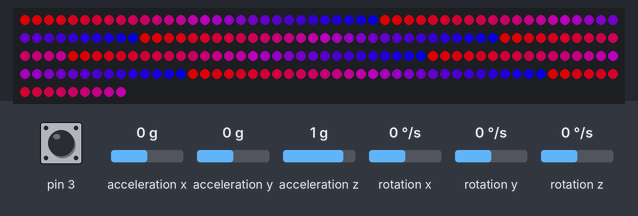
A sketch run on a simulated Arduino Leonardo, built with avr-gcc and run on an emulated ATmega32U4. Shown: 209 RGB LEDs in strip order, left to right, continuing on the next row. The inputs (shaded band) are chosen by the test bench; at power-on: acceleration x 0 g, acceleration y 0 g, acceleration z 1 g, rotation z 0 °/s, pin 3 HIGH, rotation x 0 °/s, rotation y 0 °/s. Dim RGB values are drawn brighter than linear; the sensor or clock chip raises its interrupt line as the real part does; what the sketch prints to the serial monitor is not drawn.

Above: at 2.7 s.
2.8 s: acceleration x set to -1.4 g
4.3 s: acceleration y set to -1.4 g
5.8 s: acceleration z set to -1.4 g
7.3 s: rotation z set to -192 °/s
8.8 s: pin 3 pulled LOW for 0.15 s
10.4 s: pin 3 pulled LOW for 0.15 s
Timing chart, 0 to 13.0 s (numbered marks = the images above; inputs shaded):
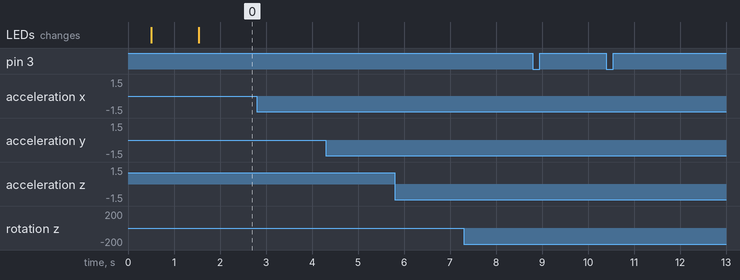

Measured:
- after the input at 2.8 s, every drawn part: stays the same
- after the input at 4.3 s, every drawn part: stays the same
- after the input at 5.8 s, every drawn part: stays the same
- after the input at 7.3 s, every drawn part: stays the same
- after the input at 8.8 s, every drawn part: stays the same
- after the input at 10.4 s, every drawn part: stays the same

The sketch:

IMUCode_Neopixel.ino
```cpp
// I2C device class (I2Cdev) demonstration Arduino sketch for MPU6050 class using DMP (MotionApps v2.0)
// 6/21/2012 by Jeff Rowberg <jeff@rowberg.net>
// Updates should (hopefully) always be available at https://github.com/jrowberg/i2cdevlib
//
// Changelog:
//      2013-05-08 - added seamless Fastwire support
//                 - added note about gyro calibration
//      2012-06-21 - added note about Arduino 1.0.1 + Leonardo compatibility error
//      2012-06-20 - improved FIFO overflow handling and simplified read process
//      2012-06-19 - completely rearranged DMP initialization code and simplification
//      2012-06-13 - pull gyro and accel data from FIFO packet instead of reading directly
//      2012-06-09 - fix broken FIFO read sequence and change interrupt detection to RISING
//      2012-06-05 - add gravity-compensated initial reference frame acceleration output
//                 - add 3D math helper file to DMP6 example sketch
//                 - add Euler output and Yaw/Pitch/Roll output formats
//      2012-06-04 - remove accel offset clearing for better results (thanks Sungon Lee)
//      2012-06-01 - fixed gyro sensitivity to be 2000 deg/sec instead of 250
//      2012-05-30 - basic DMP initialization working

/* ============================================
 I2Cdev device library code is placed under the MIT license
 Copyright (c) 2012 Jeff Rowberg

 Permission is hereby granted, free of charge, to any person obtaining a copy
 of this software and associated documentation files (the "Software"), to deal
 in the Software without restriction, including without limitation the rights
 to use, copy, modify, merge, publish, distribute, sublicense, and/or sell
 copies of the Software, and to permit persons to whom the Software is
 furnished to do so, subject to the following conditions:

 The above copyright notice and this permission notice shall be included in
 all copies or substantial portions of the Software.

 THE SOFTWARE IS PROVIDED "AS IS", WITHOUT WARRANTY OF ANY KIND, EXPRESS OR
 IMPLIED, INCLUDING BUT NOT LIMITED TO THE WARRANTIES OF MERCHANTABILITY,
 FITNESS FOR A PARTICULAR PURPOSE AND NONINFRINGEMENT. IN NO EVENT SHALL THE
 AUTHORS OR COPYRIGHT HOLDERS BE LIABLE FOR ANY CLAIM, DAMAGES OR OTHER
 LIABILITY, WHETHER IN AN ACTION OF CONTRACT, TORT OR OTHERWISE, ARISING FROM,
 OUT OF OR IN CONNECTION WITH THE SOFTWARE OR THE USE OR OTHER DEALINGS IN
 THE SOFTWARE.
 ===============================================
 */

// I2Cdev and MPU6050 must be installed as libraries, or else the .cpp/.h files
// for both classes must be in the include path of your project
#include "I2Cdev.h"

#include "MPU6050_6Axis_MotionApps20.h"
//#include "MPU6050.h" // not necessary if using MotionApps include file

// Arduino Wire library is required if I2Cdev I2CDEV_ARDUINO_WIRE implementation
// is used in I2Cdev.h
#if I2CDEV_IMPLEMENTATION == I2CDEV_ARDUINO_WIRE
#include "Wire.h"
#endif

// class default I2C address is 0x68
// specific I2C addresses may be passed as a parameter here
// AD0 low = 0x68 (default for SparkFun breakout and InvenSense evaluation board)
// AD0 high = 0x69
MPU6050 mpu;
//MPU6050 mpu(0x69); // <-- use for AD0 high

/* =========================================================================
 NOTE: In addition to connection 3.3v, GND, SDA, and SCL, this sketch
 depends on the MPU-6050's INT pin being connected to the Arduino's
 external interrupt #0 pin. On the Arduino Uno and Mega 2560, this is
 digital I/O pin 2.
 * ========================================================================= */

/* =========================================================================
 NOTE: Arduino v1.0.1 with the Leonardo board generates a compile error
 when using Serial.write(buf, len). The Teapot output uses this method.
 The solution requires a modification to the Arduino USBAPI.h file, which
 is fortunately simple, but annoying. This will be fixed in the next IDE
 release. For more info, see these links:

 http://arduino.cc/forum/index.php/topic,109987.0.html
 http://code.google.com/p/arduino/issues/detail?id=958
 * ========================================================================= */


// uncomment "OUTPUT_READABLE_QUATERNION" if you want to see the actual
// quaternion components in a [w, x, y, z] format (not best for parsing
// on a remote host such as Processing or something though)
#define OUTPUT_READABLE_QUATERNION

// uncomment "OUTPUT_READABLE_EULER" if you want to see Euler angles
// (in degrees) calculated from the quaternions coming from the FIFO.
// Note that Euler angles suffer from gimbal lock (for more info, see
// http://en.wikipedia.org/wiki/Gimbal_lock)
//#define OUTPUT_READABLE_EULER

// uncomment "OUTPUT_READABLE_YAWPITCHROLL" if you want to see the yaw/
// pitch/roll angles (in degrees) calculated from the quaternions coming
// from the FIFO. Note this also requires gravity vector calculations.
// Also note that yaw/pitch/roll angles suffer from gimbal lock (for
// more info, see: http://en.wikipedia.org/wiki/Gimbal_lock)
//#define OUTPUT_READABLE_YAWPITCHROLL

// uncomment "OUTPUT_READABLE_REALACCEL" if you want to see acceleration
// components with gravity removed. This acceleration reference frame is
// not compensated for orientation, so +X is always +X according to the
// sensor, just without the effects of gravity. If you want acceleration
// compensated for orientation, us OUTPUT_READABLE_WORLDACCEL instead.
//#define OUTPUT_READABLE_REALACCEL

// uncomment "OUTPUT_READABLE_WORLDACCEL" if you want to see acceleration
// components with gravity removed and adjusted for the world frame of
// reference (yaw is relative to initial orientation, since no magnetometer
// is present in this case). Could be quite handy in some cases.
//#define OUTPUT_READABLE_WORLDACCEL

// uncomment "OUTPUT_TEAPOT" if you want output that matches the
// format used for the InvenSense teapot demo
//#define OUTPUT_TEAPOT


#define LED_PIN 13 // (Arduino is 13, Teensy is 11, Teensy++ is 6)
bool blinkState = false;

// MPU control/status vars
bool dmpReady = false;  // set true if DMP init was successful
uint8_t mpuIntStatus;   // holds actual interrupt status byte from MPU
uint8_t devStatus;      // return status after each device operation (0 = success, !0 = error)
uint16_t packetSize;    // expected DMP packet size (default is 42 bytes)
uint16_t fifoCount;     // count of all bytes currently in FIFO
uint8_t fifoBuffer[64]; // FIFO storage buffer

// orientation/motion vars
Quaternion q;           // [w, x, y, z]         quaternion container
VectorInt16 aa;         // [x, y, z]            accel sensor measurements
VectorInt16 aaReal;     // [x, y, z]            gravity-free accel sensor measurements
VectorInt16 aaWorld;    // [x, y, z]            world-frame accel sensor measurements
VectorFloat gravity;    // [x, y, z]            gravity vector
float euler[3];         // [psi, theta, phi]    Euler angle container
float ypr[3];           // [yaw, pitch, roll]   yaw/pitch/roll container and gravity vector

#define UPDATE_LED_INTERVAL 1000
unsigned long lastUpdate = 0;


#include <Adafruit_NeoPixel.h>

#define NUMPIXELS  209
#define LED_PIN    6
Adafruit_NeoPixel pixels = Adafruit_NeoPixel(NUMPIXELS, LED_PIN, NEO_GRB + NEO_KHZ800);


// packet structure for InvenSense teapot demo
uint8_t teapotPacket[14] = {
  '$', 0x02, 0,0, 0,0, 0,0, 0,0, 0x00, 0x00, '\r', '\n' };


// ================================================================
// ===               INTERRUPT DETECTION ROUTINE                ===
// ================================================================

volatile bool mpuInterrupt = false;     // indicates whether MPU interrupt pin has gone high
void dmpDataReady() {
  mpuInterrupt = true;
}

unsigned long count = 0;


// ================================================================
// ===                      INITIAL SETUP                       ===
// ================================================================

void setup() {
  // join I2C bus (I2Cdev library doesn't do this automatically)
#if I2CDEV_IMPLEMENTATION == I2CDEV_ARDUINO_WIRE
  Wire.begin();
  TWBR = 24; // 400kHz I2C clock (200kHz if CPU is 8MHz)
#elif I2CDEV_IMPLEMENTATION == I2CDEV_BUILTIN_FASTWIRE
  Fastwire::setup(400, true);
#endif

  // initialize serial communication
  // (115200 chosen because it is required for Teapot Demo output, but it's
  // really up to you depending on your project)
  Serial.begin(115200);
  Serial1.begin(115200);
  //while (!Serial); // wait for Leonardo enumeration, others continue immediately

  // NOTE: 8MHz or slower host processors, like the Teensy @ 3.3v or Ardunio
  // Pro Mini running at 3.3v, cannot handle this baud rate reliably due to
  // the baud timing being too misaligned with processor ticks. You must use
  // 38400 or slower in these cases, or use some kind of external separate
  // crystal solution for the UART timer.


  // initialize device
  Serial.println(F("Initializing I2C devices..."));
  mpu.initialize();

  // verify connection
  Serial.println(F("Testing device connections..."));
  Serial.println(mpu.testConnection() ? F("MPU6050 connection successful") : F("MPU6050 connection failed"));

  // wait for ready
  Serial.println(F("\nSend any character to begin DMP programming and demo: "));
  //while (Serial.available() && Serial.read()); // empty buffer
  //while (!Serial.available());                 // wait for data
  //while (Serial.available() && Serial.read()); // empty buffer again

  // load and configure the DMP
  Serial.println(F("Initializing DMP..."));
  devStatus = mpu.dmpInitialize();

  // supply your own gyro offsets here, scaled for min sensitivity
  mpu.setXGyroOffset(220);
  mpu.setYGyroOffset(76);
  mpu.setZGyroOffset(-85);
  mpu.setZAccelOffset(1788); // 1688 factory default for my test chip

  // make sure it worked (returns 0 if so)
  if (devStatus == 0) {
    // turn on the DMP, now that it's ready
    Serial.println(F("Enabling DMP..."));
    mpu.setDMPEnabled(true);

    // enable Arduino interrupt detection
    Serial.println(F("Enabling interrupt detection (Arduino external interrupt 0)..."));
    attachInterrupt(0, dmpDataReady, RISING);
    mpuIntStatus = mpu.getIntStatus();

    // set our DMP Ready flag so the main loop() function knows it's okay to use it
    Serial.println(F("DMP ready! Waiting for first interrupt..."));
    dmpReady = true;

    // get expected DMP packet size for later comparison
    packetSize = mpu.dmpGetFIFOPacketSize();
  }
  else {
    // ERROR!
    // 1 = initial memory load failed
    // 2 = DMP configuration updates failed
    // (if it's going to break, usually the code will be 1)
    Serial.print(F("DMP Initialization failed (code "));
    Serial.print(devStatus);
    Serial.println(F(")"));
  }

  // configure LED for output
  pinMode(LED_PIN, OUTPUT);

  pixels.begin();


  delay(1000);
  for(int i=0; i<NUMPIXELS; i++) {
    pixels.setPixelColor(i, 0, 0, 0);
  }

  for(int i=0; i<104; i++) {
    pixels.setPixelColor(i, pixels.Color(150-5*(i%30), 0, 5*(i%30)));
  }

  for(int i=0; i<105; i++) {
    pixels.setPixelColor(i+104, pixels.Color(150-5*(i%30), 0, 5*(i%30)));
  }
  pixels.show();

}


// ================================================================
// ===                    MAIN PROGRAM LOOP                     ===
// ================================================================

void loop() {
  // if programming failed, don't try to do anything
  if (!dmpReady) return;

  // wait for MPU interrupt or extra packet(s) available
  if (++count %100 == 0) {
    pixels.show();
  }
  while (!mpuInterrupt && fifoCount < packetSize) {
    while (Serial1.available() > 0) {
      char c = Serial1.read(); // receive byte as a character
      //Serial.write(c);

      if (c == 'w' && Serial1.available() > 4) {
        byte n = Serial1.read();
        byte r = Serial1.read();
        byte g = Serial1.read();
        byte b = Serial1.read();
        pixels.setPixelColor(n, pixels.Color(r,g,b));
      }
      else if (c == 'a') {
        for (int i=0; i<209; i++) {
          unsigned long itters = 0;
          while (Serial1.available() < 3) if (itters++ > 1000000) break;
          byte r = Serial1.read();
          byte g = Serial1.read();
          byte b = Serial1.read();
          pixels.setPixelColor(i, pixels.Color(r,g,b));
          pixels.show();
        }
      }
      else if (c == 'u') {
        pixels.show();
      }
    }
  }

  // reset interrupt flag and get INT_STATUS byte
  mpuInterrupt = false;
  mpuIntStatus = mpu.getIntStatus();

  // get current FIFO count
  fifoCount = mpu.getFIFOCount();

  // check for overflow (this should never happen unless our code is too inefficient)
  if ((mpuIntStatus & 0x10) || fifoCount == 1024) {
    // reset so we can continue cleanly
    mpu.resetFIFO();
    Serial.println(F("FIFO overflow!"));

    // otherwise, check for DMP data ready interrupt (this should happen frequently)
  }
  else if (mpuIntStatus & 0x02) {
    // wait for correct available data length, should be a VERY short wait
    while (fifoCount < packetSize) fifoCount = mpu.getFIFOCount();

    // read a packet from FIFO
    mpu.getFIFOBytes(fifoBuffer, packetSize);

    // track FIFO count here in case there is > 1 packet available
    // (this lets us immediately read more without waiting for an interrupt)
    fifoCount -= packetSize;

    //    char val = Serial.read();
    //    if (val == 'r') {
    //      dataFile.close();
    //      dataFile = SD.open(fileName, FILE_READ);
    //      while (dataFile.available()) {
    //        Serial.write(dataFile.read());
    //        delayMicroseconds(5);
    //      }
    //      dataFile.close();
    //      dataFile = SD.open(fileName, O_CREAT | O_WRITE);
    //    }

#ifdef OUTPUT_READABLE_QUATERNION
    // display quaternion values in easy matrix form: w x y z
    mpu.dmpGetQuaternion(&q, fifoBuffer);
    Serial.print(millis());
    Serial.print(",");
    serialFloatPrint(q.w);
    Serial.print(",");
    serialFloatPrint(q.x);
    Serial.print(",");
    serialFloatPrint(q.y);
    Serial.print(",");
    serialFloatPrint(q.z);
    Serial.println(",");

    //Serial1.print(millis());
    //Serial1.print(",");
    serial1FloatPrint(q.w);
    Serial1.print(",");
    serial1FloatPrint(q.x);
    Serial1.print(",");
    serial1FloatPrint(q.y);
    Serial1.print(",");
    serial1FloatPrint(q.z);
    Serial1.println(",");

#endif

#ifdef OUTPUT_READABLE_EULER
    // display Euler angles in degrees
    mpu.dmpGetQuaternion(&q, fifoBuffer);
    mpu.dmpGetEuler(euler, &q);
    Serial.print("euler\t");
    Serial.print(euler[0] * 180/M_PI);
    Serial.print("\t");
    Serial.print(euler[1] * 180/M_PI);
    Serial.print("\t");
    Serial.println(euler[2] * 180/M_PI);
#endif

#ifdef OUTPUT_READABLE_YAWPITCHROLL
    // display Euler angles in degrees
    mpu.dmpGetQuaternion(&q, fifoBuffer);
    mpu.dmpGetGravity(&gravity, &q);
    mpu.dmpGetYawPitchRoll(ypr, &q, &gravity);
    Serial.print(millis());
    Serial.print(",");
    Serial.print(ypr[0] * 180/M_PI);
    Serial.print(",");
    Serial.print(ypr[1] * 180/M_PI);
    Serial.print(",");
    Serial.println(ypr[2] * 180/M_PI);
#endif

#ifdef OUTPUT_READABLE_REALACCEL
    // display real acceleration, adjusted to remove gravity
    mpu.dmpGetQuaternion(&q, fifoBuffer);
    mpu.dmpGetAccel(&aa, fifoBuffer);
    mpu.dmpGetGravity(&gravity, &q);
    mpu.dmpGetLinearAccel(&aaReal, &aa, &gravity);
    Serial.print("areal\t");
    Serial.print(aaReal.x);
    Serial.print("\t");
    Serial.print(aaReal.y);
    Serial.print("\t");
    Serial.println(aaReal.z);
#endif

#ifdef OUTPUT_READABLE_WORLDACCEL
    // display initial world-frame acceleration, adjusted to remove gravity
    // and rotated based on known orientation from quaternion
    mpu.dmpGetQuaternion(&q, fifoBuffer);
    mpu.dmpGetAccel(&aa, fifoBuffer);
    mpu.dmpGetGravity(&gravity, &q);
    mpu.dmpGetLinearAccel(&aaReal, &aa, &gravity);
    mpu.dmpGetLinearAccelInWorld(&aaWorld, &aaReal, &q);
    Serial.print("aworld\t");
    Serial.print(aaWorld.x);
    Serial.print("\t");
    Serial.print(aaWorld.y);
    Serial.print("\t");
    Serial.println(aaWorld.z);
#endif

#ifdef OUTPUT_TEAPOT
    // display quaternion values in InvenSense Teapot demo format:
    teapotPacket[2] = fifoBuffer[0];
    teapotPacket[3] = fifoBuffer[1];
    teapotPacket[4] = fifoBuffer[4];
    teapotPacket[5] = fifoBuffer[5];
    teapotPacket[6] = fifoBuffer[8];
    teapotPacket[7] = fifoBuffer[9];
    teapotPacket[8] = fifoBuffer[12];
    teapotPacket[9] = fifoBuffer[13];
    Serial.write(teapotPacket, 14);
    teapotPacket[11]++; // packetCount, loops at 0xFF on purpose
#endif

    // blink LED to indicate activity
    blinkState = !blinkState;
    digitalWrite(LED_PIN, blinkState);
  }
}
void serialFloatPrint(float f) {
  byte * b = (byte *) &f;
  Serial.print("f:");
  for(int i=0; i<4; i++) {

    byte b1 = (b[i] >> 4) & 0x0f;
    byte b2 = (b[i] & 0x0f);

    char c1 = (b1 < 10) ? ('0' + b1) : 'A' + b1 - 10;
    char c2 = (b2 < 10) ? ('0' + b2) : 'A' + b2 - 10;

    Serial.print(c1);
    Serial.print(c2);
  }
}

void serial1FloatPrint(float f) {
  byte * b = (byte *) &f;
  Serial1.print("f:");
  for(int i=0; i<4; i++) {

    byte b1 = (b[i] >> 4) & 0x0f;
    byte b2 = (b[i] & 0x0f);

    char c1 = (b1 < 10) ? ('0' + b1) : 'A' + b1 - 10;
    char c2 = (b2 < 10) ? ('0' + b2) : 'A' + b2 - 10;

    Serial1.print(c1);
    Serial1.print(c2);
  }
}
```
